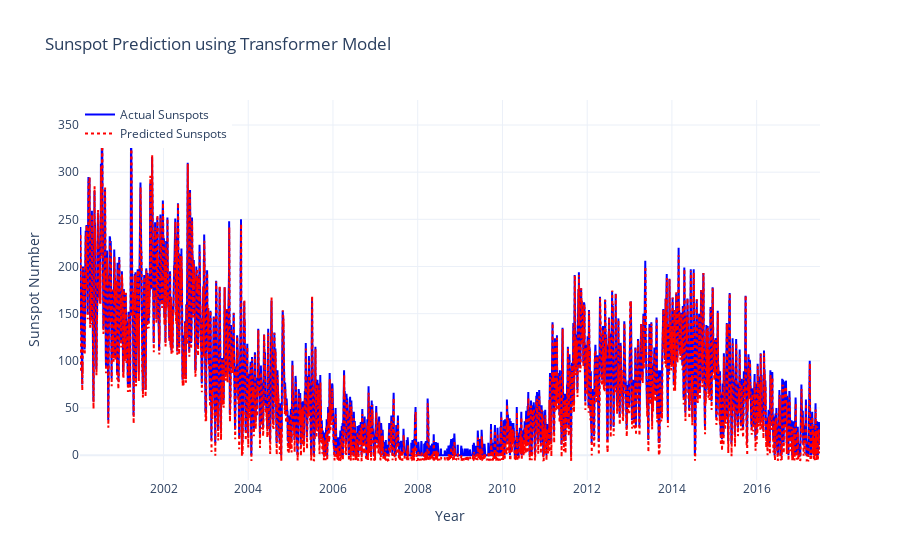

Write notebook code for a chart like this one.
### Code cell
fig = go.Figure()

# Add Actual Data
fig.add_trace(go.Scatter(
    x=time_index, y=actual_values,
    mode='lines', name='Actual Sunspots',
    line=dict(color='blue')
))

# Add Predicted Data
fig.add_trace(go.Scatter(
    x=time_index, y=predicted_values,
    mode='lines', name='Predicted Sunspots',
    line=dict(color='red', dash='dot')  # Dashed line for predictions
))

# Customize Layout
fig.update_layout(
    title="Sunspot Prediction using Transformer Model",
    xaxis_title="Year",
    yaxis_title="Sunspot Number",
    legend=dict(x=0, y=1),
    template="plotly_white"
)

# Show Plot
fig.show()

### Figure 1 — Plotly figure (JSON) as saved in the notebook; plotly's stock layout.template omitted (floating-point values rounded to 4 significant figures; data arrays with more than 128 entries replaced by an {"elided": "..."} marker saying what was removed)
{"data": [{"line": {"color": "blue"}, "mode": "lines", "name": "Actual Sunspots", "type": "scatter", "x": {"elided": "6381 float values"}, "y": {"elided": "6381 float values"}}, {"line": {"color": "red", "dash": "dot"}, "mode": "lines", "name": "Predicted Sunspots", "type": "scatter", "x": {"elided": "6381 float values"}, "y": {"elided": "6381 float values"}}], "layout": {"legend": {"x": 0, "y": 1}, "title": {"text": "Sunspot Prediction using Transformer Model"}, "xaxis": {"title": {"text": "Year"}}, "yaxis": {"title": {"text": "Sunspot Number"}}}}
